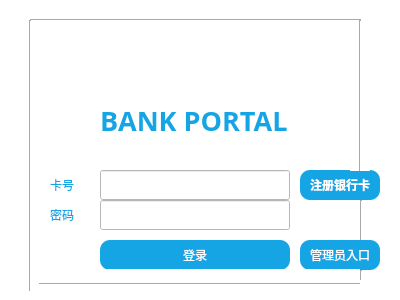
<?xml version="1.0" encoding="UTF-8"?>
<ui version="4.0">
 <class>MainWindow</class>
 <widget class="QMainWindow" name="MainWindow">
  <property name="geometry">
   <rect>
    <x>0</x>
    <y>0</y>
    <width>400</width>
    <height>300</height>
   </rect>
  </property>
  <property name="windowTitle">
   <string>MainWindow</string>
  </property>
  <property name="autoFillBackground">
   <bool>false</bool>
  </property>
  <property name="styleSheet">
   <string notr="true">background:white;</string>
  </property>
  <widget class="QWidget" name="centralWidget">
   <widget class="QLabel" name="label">
    <property name="geometry">
     <rect>
      <x>50</x>
      <y>170</y>
      <width>40</width>
      <height>30</height>
     </rect>
    </property>
    <property name="styleSheet">
     <string notr="true">color:rgb(22, 165, 228);</string>
    </property>
    <property name="text">
     <string>卡号</string>
    </property>
   </widget>
   <widget class="QPushButton" name="LoginButton">
    <property name="geometry">
     <rect>
      <x>100</x>
      <y>240</y>
      <width>190</width>
      <height>30</height>
     </rect>
    </property>
    <property name="styleSheet">
     <string notr="true">color: white;
background-color: rgb(22, 165, 228);
border-style: outset;
padding: 6px;
border-radius: 10px;</string>
    </property>
    <property name="text">
     <string>登录</string>
    </property>
   </widget>
   <widget class="QPushButton" name="ManageButton">
    <property name="geometry">
     <rect>
      <x>300</x>
      <y>240</y>
      <width>80</width>
      <height>30</height>
     </rect>
    </property>
    <property name="styleSheet">
     <string notr="true">color: white;
background-color: rgb(22, 165, 228);
border-style: outset;
padding: 6px;
border-radius: 10px;</string>
    </property>
    <property name="text">
     <string>管理员入口</string>
    </property>
   </widget>
   <widget class="QLabel" name="label_2">
    <property name="geometry">
     <rect>
      <x>50</x>
      <y>200</y>
      <width>40</width>
      <height>30</height>
     </rect>
    </property>
    <property name="styleSheet">
     <string notr="true">color:rgb(22, 165, 228);</string>
    </property>
    <property name="text">
     <string>密码</string>
    </property>
   </widget>
   <widget class="QLineEdit" name="accountLineEdit">
    <property name="geometry">
     <rect>
      <x>100</x>
      <y>170</y>
      <width>190</width>
      <height>30</height>
     </rect>
    </property>
    <property name="font">
     <font>
      <weight>75</weight>
      <bold>true</bold>
     </font>
    </property>
   </widget>
   <widget class="QPushButton" name="RegisterButton">
    <property name="geometry">
     <rect>
      <x>300</x>
      <y>170</y>
      <width>80</width>
      <height>30</height>
     </rect>
    </property>
    <property name="font">
     <font>
      <family>微软雅黑</family>
      <weight>75</weight>
      <bold>true</bold>
     </font>
    </property>
    <property name="styleSheet">
     <string notr="true">color: white;
background-color: rgb(22, 165, 228);
border-style: outset;
padding: 6px;
border-radius: 10px;</string>
    </property>
    <property name="text">
     <string>注册银行卡</string>
    </property>
   </widget>
   <widget class="QLineEdit" name="passwordLineEdit">
    <property name="geometry">
     <rect>
      <x>100</x>
      <y>200</y>
      <width>190</width>
      <height>30</height>
     </rect>
    </property>
    <property name="font">
     <font>
      <weight>75</weight>
      <bold>true</bold>
     </font>
    </property>
    <property name="echoMode">
     <enum>QLineEdit::Password</enum>
    </property>
   </widget>
   <widget class="Line" name="line">
    <property name="geometry">
     <rect>
      <x>30</x>
      <y>10</y>
      <width>331</width>
      <height>20</height>
     </rect>
    </property>
    <property name="styleSheet">
     <string notr="true"/>
    </property>
    <property name="orientation">
     <enum>Qt::Horizontal</enum>
    </property>
   </widget>
   <widget class="Line" name="line_2">
    <property name="geometry">
     <rect>
      <x>20</x>
      <y>20</y>
      <width>20</width>
      <height>271</height>
     </rect>
    </property>
    <property name="orientation">
     <enum>Qt::Vertical</enum>
    </property>
   </widget>
   <widget class="Line" name="line_3">
    <property name="geometry">
     <rect>
      <x>350</x>
      <y>20</y>
      <width>20</width>
      <height>151</height>
     </rect>
    </property>
    <property name="styleSheet">
     <string notr="true"/>
    </property>
    <property name="orientation">
     <enum>Qt::Vertical</enum>
    </property>
   </widget>
   <widget class="Line" name="line_4">
    <property name="geometry">
     <rect>
      <x>39</x>
      <y>269</y>
      <width>321</width>
      <height>31</height>
     </rect>
    </property>
    <property name="orientation">
     <enum>Qt::Horizontal</enum>
    </property>
   </widget>
   <widget class="Line" name="line_5">
    <property name="geometry">
     <rect>
      <x>360</x>
      <y>270</y>
      <width>3</width>
      <height>10</height>
     </rect>
    </property>
    <property name="orientation">
     <enum>Qt::Vertical</enum>
    </property>
   </widget>
   <widget class="Line" name="line_6">
    <property name="geometry">
     <rect>
      <x>360</x>
      <y>200</y>
      <width>3</width>
      <height>40</height>
     </rect>
    </property>
    <property name="orientation">
     <enum>Qt::Vertical</enum>
    </property>
   </widget>
   <widget class="QLabel" name="label_6">
    <property name="geometry">
     <rect>
      <x>100</x>
      <y>90</y>
      <width>201</width>
      <height>61</height>
     </rect>
    </property>
    <property name="font">
     <font>
      <family>微软雅黑</family>
      <pointsize>20</pointsize>
      <weight>75</weight>
      <bold>true</bold>
     </font>
    </property>
    <property name="styleSheet">
     <string notr="true">color: rgb(22, 165, 228);
background:transparent;</string>
    </property>
    <property name="text">
     <string>BANK PORTAL</string>
    </property>
   </widget>
  </widget>
 </widget>
 <layoutdefault spacing="6" margin="11"/>
 <resources/>
 <connections/>
</ui>
